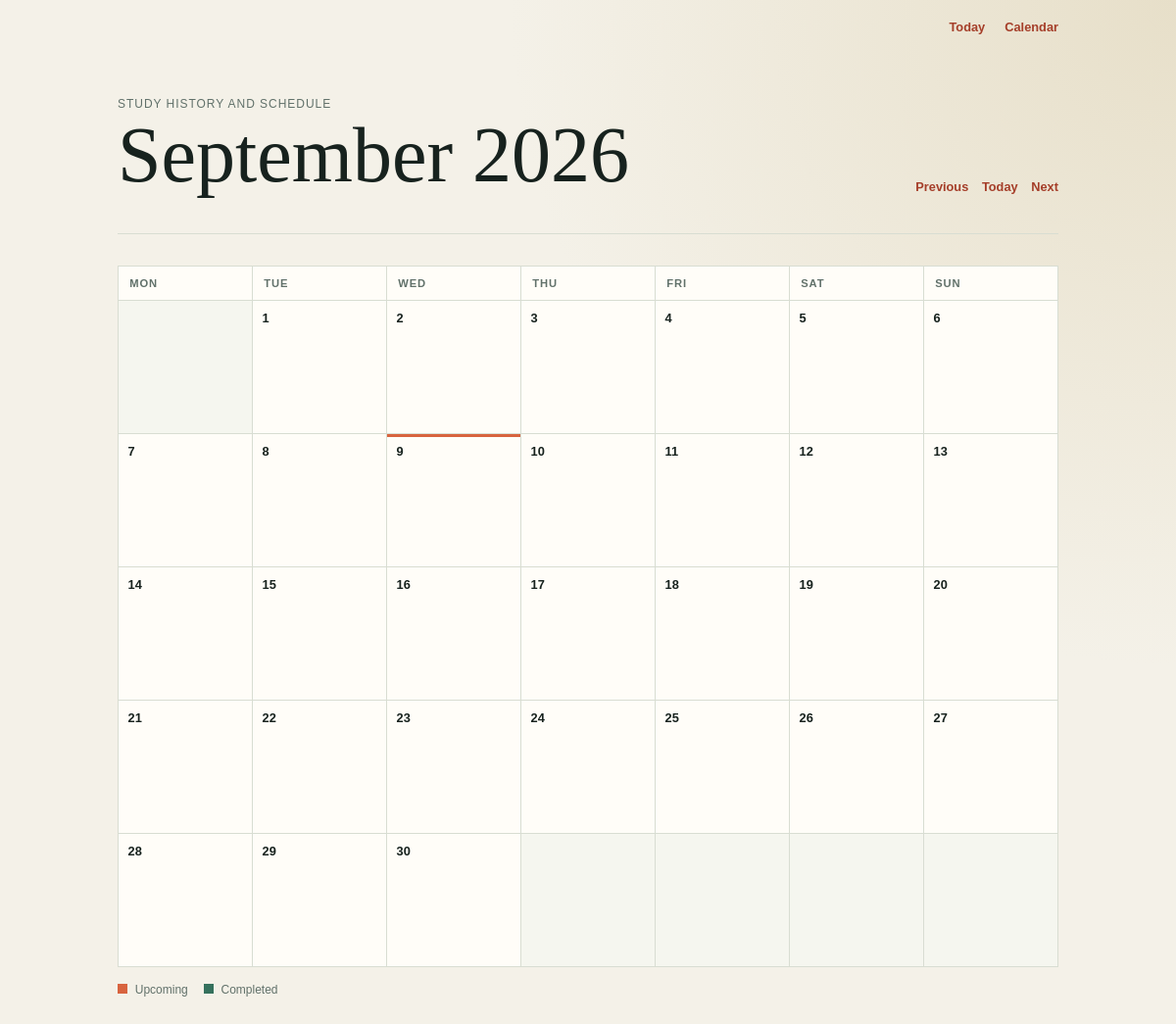
/calendar, run on an earlier commit of the app's database.
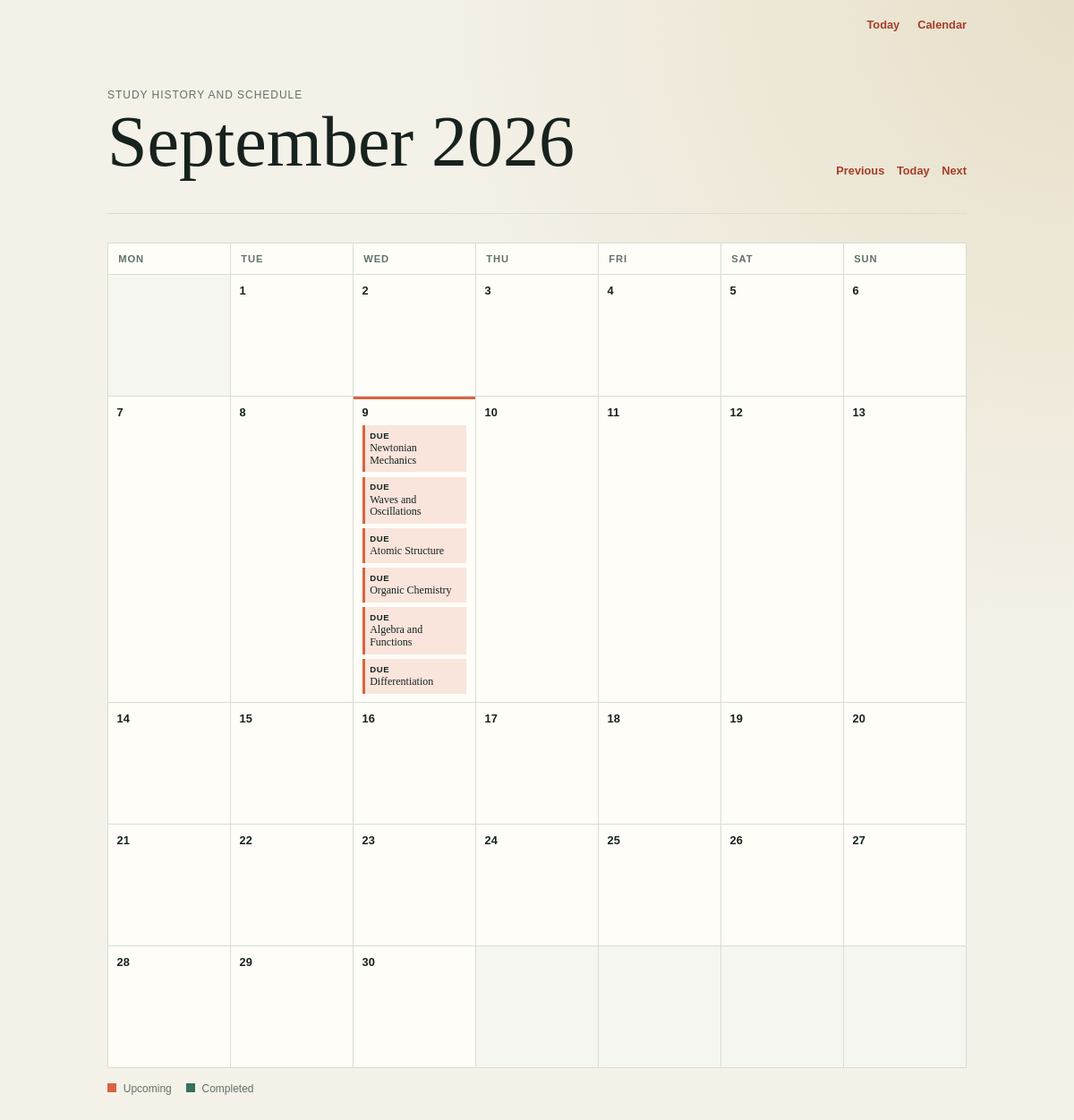
And on a later commit of the database.
### app.py (models this page shows, shortened)
class Topic(db.Model):
    __tablename__ = 'topics'
    id = db.Column(db.Integer, primary_key=True)
    subject = db.Column(db.String(100), nullable=False)       # e.g., "Physics"
    title = db.Column(db.String(150), nullable=False)         # e.g., "Newtonian Mechanics"
    interval = db.Column(db.Integer, default=0)               # Days until next review
    repetition = db.Column(db.Integer, default=0)             # Successful review streak
    ease_factor = db.Column(db.Float, default=2.5)            # Interval multiplier
    due_date = db.Column(db.DateTime, default=datetime.utcnow) # When it should appear on the to-do list
    reviews = db.relationship('Review', back_populates='topic', cascade='all, delete-orphan')
    def review(self, grade):
        """Apply an SM-2 review grade and schedule the next review."""
        if grade not in {1, 3, 5}:
            raise ValueError('grade must be 1, 3, or 5')
        quality_gap = 5 - grade
        self.ease_factor = max(
            1.3,
            self.ease_factor + 0.1 - quality_gap * (0.08 + quality_gap * 0.02),
        )
        if grade == 1:
            self.repetition = 0
            self.interval = 1
        elif self.repetition == 0:
            self.repetition = 1
            self.interval = 1
        elif self.repetition == 1:
            self.repetition = 2
            self.interval = 6
        else:
            self.interval = max(1, round(self.interval * self.ease_factor))
            self.repetition += 1
        self.due_date = datetime.utcnow() + timedelta(days=self.interval)

### app.py (the view)
@app.route('/calendar')
def calendar_view():
    today = datetime.utcnow().date()
    try:
        year = int(request.args.get('year', today.year))
        month = int(request.args.get('month', today.month))
        month_start = date(year, month, 1)
    except (TypeError, ValueError):
        abort(400, description='Invalid calendar month.')
    month_end = date(
        year, month, calendar_module.monthrange(year, month)[1]
    )
    range_start = datetime.combine(month_start, datetime.min.time())
    range_end = datetime.combine(month_end + timedelta(days=1), datetime.min.time())
    due_topics = Topic.query.filter(
        Topic.due_date >= range_start,
        Topic.due_date < range_end,
    ).order_by(Topic.due_date.asc()).all()
    reviews = Review.query.filter(
        Review.reviewed_at >= range_start,
        Review.reviewed_at < range_end,
    ).order_by(Review.reviewed_at.asc()).all()
    due_by_date = defaultdict(list)
    for topic in due_topics:
        due_by_date[topic.due_date.date()].append(topic)
    reviews_by_date = defaultdict(list)
    for review in reviews:
        reviews_by_date[review.reviewed_at.date()].append(review)
    weeks = []
    for week in calendar_module.monthcalendar(year, month):
        days = []
        for day_number in week:
            day = date(year, month, day_number) if day_number else None
            days.append(day)
        weeks.append(days)
    previous_month = month_start - timedelta(days=1)
    next_month = month_end + timedelta(days=1)
    return render_template(
        'calendar.html',
        month_name=month_start.strftime('%B %Y'),
        weeks=weeks,
        today=today,
        due_by_date=due_by_date,
        reviews_by_date=reviews_by_date,
        previous_month=previous_month,
        next_month=next_month,
    )

### templates/calendar.html (shortened to what this page needs)
{% extends "layout.html" %}
{% block content %}
    <main class="calendar-page">
        <header class="calendar-header">
            <div>
                <p class="eyebrow">Study history and schedule</p>
                <h1>{{ month_name }}</h1>
            </div>
            <div class="month-nav" aria-label="Change month">
                <a href="{{ url_for('calendar_view', year=previous_month.year, month=previous_month.month) }}">Previous</a>
                <a href="{{ url_for('calendar_view') }}">Today</a>
                <a href="{{ url_for('calendar_view', year=next_month.year, month=next_month.month) }}">Next</a>
            </div>
        </header>
        <section class="calendar" aria-label="{{ month_name }} study calendar">
            <div class="weekday-row">
                {% for weekday in ('Monday', 'Tuesday', 'Wednesday', 'Thursday', 'Friday', 'Saturday', 'Sunday') %}
                    <div class="weekday">{{ weekday[:3] }}</div>
                {% endfor %}
            </div>
            {% for week in weeks %}
                <div class="calendar-week">
                    {% for day in week %}
                        <div class="calendar-day{% if not day %} outside-month{% endif %}{% if day == today %} today{% endif %}">
                            {% if day %}
                                <time datetime="{{ day.isoformat() }}" class="day-number">{{ day.day }}</time>
                                {% for topic in due_by_date.get(day, []) %}
                                    <div class="calendar-item upcoming">
                                        <span class="item-label">Due</span>
                                        <span>{{ topic.title }}</span>
                                    </div>
                                {% endfor %}
                            {% endif %}
                        </div>
                    {% endfor %}
                </div>
            {% endfor %}
        </section>
        <div class="calendar-key" aria-label="Calendar legend">
            <span><i class="key-swatch upcoming-swatch"></i> Upcoming</span>
            <span><i class="key-swatch completed-swatch"></i> Completed</span>
        </div>
    </main>
{% endblock %}

What changed in the data, as far as the page shows it:
added Topic: title "Newtonian Mechanics"
added Topic: title "Waves and Oscillations"
added Topic: title "Atomic Structure"
added Topic: title "Organic Chemistry"
added Topic: title "Algebra and Functions"
added Topic: title "Differentiation"
